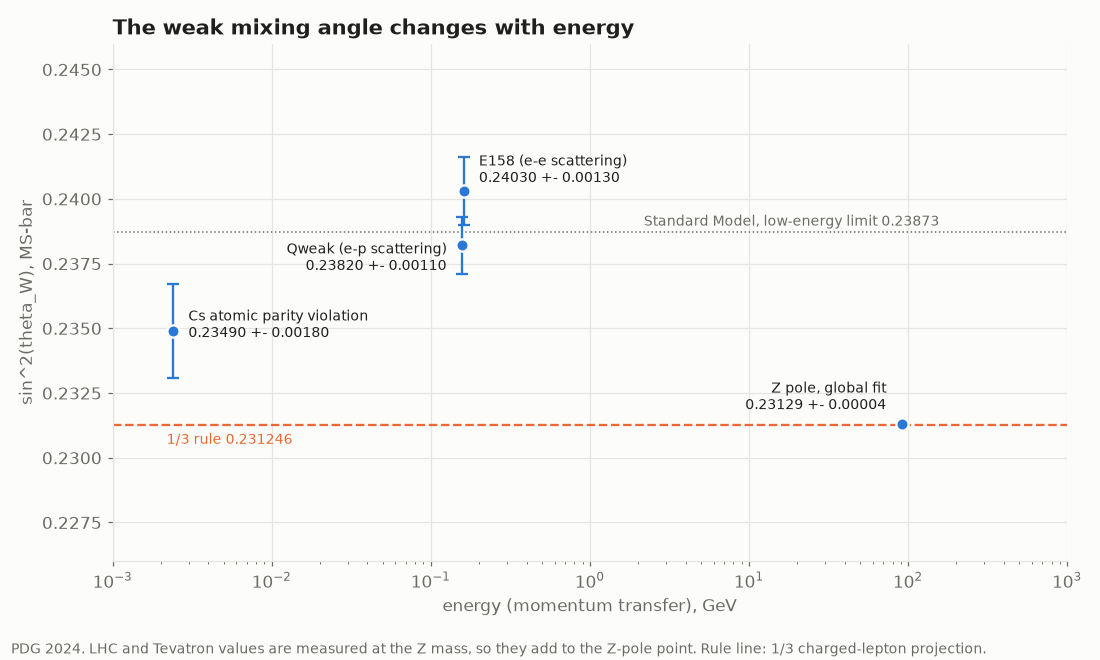

The Python source for this figure:
"""Measured weak mixing angle at different energies (MS-bar scheme).

Values: PDG 2024 Review "Electroweak Model and Constraints on New Physics"
(Sections 10.3 and 10.5, Table 10.2). Energy is the typical momentum
transfer of each measurement.
"""
import sys
from pathlib import Path

sys.path.insert(0, str(Path(__file__).parent.parent / "prime-oscillators"))
import chartstyle as cs  # noqa: E402
import matplotlib.pyplot as plt  # noqa: E402

RULE = 0.231246  # charged-lepton projection exactly 1/3 (origin weak)

measurements = [
    # name, energy (GeV), value, error, note
    ("Cs atomic parity violation", 0.0024, 0.2349, 0.0018, "APV, Boulder"),
    ("Qweak (e-p scattering)", 0.157, 0.2382, 0.0011, "Jefferson Lab"),
    ("E158 (e-e scattering)", 0.161, 0.2403, 0.0013, "SLAC"),
    ("Z pole, global fit", 91.1880, 0.23129, 0.00004, "LEP, SLD, Tevatron, LHC"),
]
sm_low = ("SM prediction, low-energy limit", 0.23873, 0.00005)

lines = [f"{'Measurement':<30} {'Energy (GeV)':>13} {'sin^2 theta_W':>15}",
         *[f"{n:<30} {e:>13g} {v:>9.5f} +- {err:.5f}" for n, e, v, err, _ in measurements],
         f"{sm_low[0]:<30} {'-> 0':>13} {sm_low[1]:>9.5f} +- {sm_low[2]:.5f}"]
print("\n".join(lines))
(Path(__file__).parent / "running.txt").write_text("\n".join(lines) + "\n")

fig, ax = plt.subplots(figsize=cs.FIGSIZE)
ax.set_xscale("log")
for name, e, v, err, note in measurements:
    ax.errorbar(e, v, yerr=err, fmt="o", ms=8, color="#2a78d6", ecolor="#2a78d6", capsize=4, mec=cs.SURFACE, mew=1.5, zorder=3)
offsets = {"Cs atomic parity violation": (10, -4), "Qweak (e-p scattering)": (-10, -16),
           "E158 (e-e scattering)": (10, 6), "Z pole, global fit": (-10, 10)}
for name, e, v, err, note in measurements:
    ox, oy = offsets[name]
    ax.annotate(f"{name}\n{v:.5f} +- {err:.5f}", (e, v), xytext=(ox, oy), textcoords="offset points",
                ha="left" if ox > 0 else "right", fontsize=9)
ax.axhline(sm_low[1], color=cs.INK_2, lw=1, ls=":")
ax.annotate("Standard Model, low-energy limit 0.23873", (2.0, sm_low[1]), xytext=(4, 4), textcoords="offset points", fontsize=9, color=cs.INK_2)
ax.axhline(RULE, color="#eb6834", lw=1.5, ls="--")
ax.annotate("1/3 rule 0.231246", (2e-3, RULE), xytext=(4, -12), textcoords="offset points", fontsize=9, color="#eb6834")
ax.set_xlim(1e-3, 1e3)
ax.set_ylim(0.226, 0.246)
ax.set_xlabel("energy (momentum transfer), GeV")
ax.set_ylabel("sin^2(theta_W), MS-bar")
ax.set_title("The weak mixing angle changes with energy")
cs.footer(fig, "PDG 2024. LHC and Tevatron values are measured at the Z mass, so they add to the Z-pole point. Rule line: 1/3 charged-lepton projection.")
cs.save(fig, Path(__file__).parent / "running.png")
